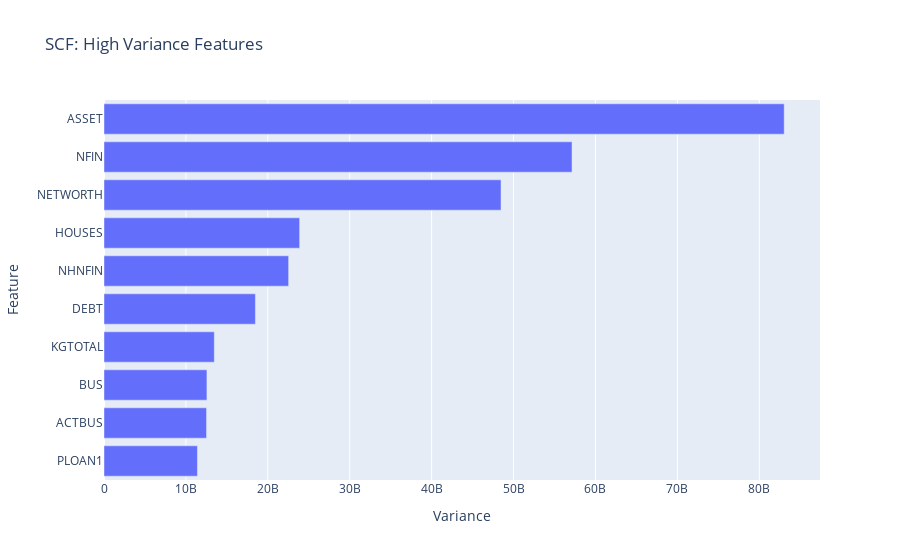

The code cell stored with this chart in its notebook:
### Markdown cell above
Plot Variance

### Code cell
# Create horizontal bar chart of `top_ten_var`
fig = px.bar(
    x=top_ten_var,
    y=top_ten_var.index,
    title="SCF: High Variance Features"
)
fig.update_layout(xaxis_title="Variance",yaxis_title="Feature")

fig.show();

### Figure 1 — Plotly figure (JSON) as saved in the notebook; plotly's stock layout.template omitted (floating-point values rounded to 4 significant figures)
{"data": [{"alignmentgroup": "True", "hovertemplate": "x=%{x}<br>y=%{y}<extra></extra>", "legendgroup": "", "marker": {"color": "#636efa", "pattern": {"shape": ""}}, "name": "", "offsetgroup": "", "orientation": "h", "showlegend": false, "textposition": "auto", "type": "bar", "x": [11410000000.0, 12520000000.0, 12570000000.0, 13460000000.0, 18480000000.0, 22540000000.0, 23880000000.0, 48470000000.0, 57140000000.0, 83040000000.0], "xaxis": "x", "y": ["PLOAN1", "ACTBUS", "BUS", "KGTOTAL", "DEBT", "NHNFIN", "HOUSES", "NETWORTH", "NFIN", "ASSET"], "yaxis": "y"}], "layout": {"barmode": "relative", "legend": {"tracegroupgap": 0}, "title": {"text": "SCF: High Variance Features"}, "xaxis": {"anchor": "y", "domain": [0, 1], "title": {"text": "Variance"}}, "yaxis": {"anchor": "x", "domain": [0, 1], "title": {"text": "Feature"}}}}
